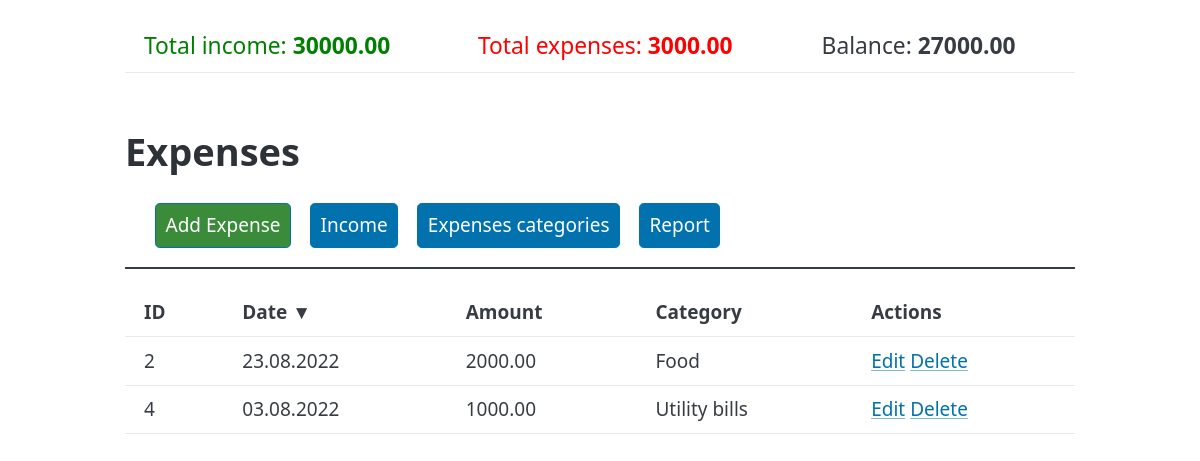
The app's page /myfin/expenses/ with its own data.
### expenses/models.py (models this page shows)
class Expense(models.Model):
    amount = models.FloatField(default=0)
    expense_date = models.DateField(default=date.today)
    category = models.ForeignKey(
        categories_models.Category, on_delete=models.SET_NULL, null=True)

### categories/models.py (models this page shows)
class Category(models.Model):
    name = models.TextField(unique=True)
    def __str__(self):
        return self.name

### expenses/views.py (the view)
# urls.py: path('', views.index, name='index'),
@csrf_exempt
def index(request):
    if request.method == "POST":
        expense_item_id = request.POST.get("id")
        try:
            expense_item = Expense.objects.get(id=expense_item_id)
            expense_item.delete()
            message = f'Expense item with ID={expense_item_id} has been successfully deleted.'
            return HttpResponseRedirect(f"/myfin/expenses/?msg_type=ok&msg_text={message}")
        except:
            message = f'Error during deleting the expense item with ID={expense_item_id}. The item has not been deleted.'
            return HttpResponseRedirect(f"/myfin/expenses/?msg_type=error&msg_text={message}")
    else:
        expenses_list = Expense.objects.order_by('-expense_date')
        total_income = Income.objects.aggregate(Sum('amount'))['amount__sum']
        if not total_income:
            total_income = 0
        total_expenses = Expense.objects.aggregate(Sum('amount'))[
            'amount__sum']
        if not total_expenses:
            total_expenses = 0
        context = {
            'expenses_list': expenses_list,
            'total_income': total_income,
            'total_expenses': total_expenses,
            'balance':  total_income - total_expenses,
            'msg_type': request.GET.get("msg_type"),
            'msg_text': request.GET.get("msg_text")
        }
        return render(request, 'expenses/index.html', context)

### expenses/templates/expenses/index.html (shortened to what this page needs)
<!DOCTYPE html>
<html lang="en">
<head>
    <link rel="stylesheet" href="https://unpkg.com/@picocss/pico@latest/css/pico.min.css" />
</head>
<body>
    <main class="container">
        <table style="font-size:larger;">
            <tr>
                <td style="color: green;">Total income: <b>{{ total_income|floatformat:2 }}</b></td>
                <td style="color: red;">Total expenses: <b>{{ total_expenses|floatformat:2 }}</b></td>
                <td>Balance: <b>{{ balance|floatformat:2 }}</b></td>
            </tr>
        </table>
        <h1>Expenses</h1>
        <nav style="margin-bottom: 20px; border-bottom: 2px solid; padding-left: 30px">
            <ul>
                <li><a href="/myfin/expenses/add/" role="button" style="background-color: rgb(58, 139, 58);">Add
                        Expense</a>
                </li>
                <li><a href="/myfin/income/" role="button">Income</a></li>
                <li><a href="/myfin/categories/" role="button">Expenses categories</a></li>
                <li><a href="/myfin/report/" role="button">Report</a></li>
            </ul>
        </nav>
        {% if expenses_list %}
        <table>
            <tr>
                <td><b>ID</b></td>
                <td><b>Date&nbsp;&#9660;</b></td>
                <td><b>Amount</b></td>
                <td><b>Category</b></td>
                <td><b>Actions</b></td>
            </tr>
            {% for item in expenses_list %}
            <tr>
                <td>{{ item.id }}</td>
                <td>{{ item.expense_date|date:"d.m.Y" }}</td>
                <td>{{ item.amount|floatformat:2 }}</td>
                <td>{{ item.category }}</td>
                <td>
                    <a href="/myfin/expenses/edit/{{ item.id }}/">Edit</a>
                    <a href="#" onclick="document.getElementById('expense_id').textContent='{{ item.id }}';
                                 document.getElementById('id').value='{{ item.id }}';
                                 document.getElementById('expense_amount').textContent='{{ item.amount|floatformat:2 }}';
                                 document.getElementById('expense_date').textContent='{{ item.expense_date }}';
                                 document.getElementById('expense_category').textContent='{{ item.category }}';
                                 document.getElementById('deleting_form').style.display='block';
                                 document.getElementById('backdrop').style.display='block' ;">Delete</a>
                </td>
            </tr>
            {% endfor %}
        </table>
        {% else %}
        <p>No data about expenses.</p>
        {% endif %}
    </main>
</body>
</html>

### records on screen
Expense: id "2", expense_date "23.08.2022", amount "2000.00", category "Food"
Expense: id "4", expense_date "03.08.2022", amount "1000.00", category "Utility bills"

### other values on screen
{{ total_income|floatformat:2 }} "30000.00"
{{ total_expenses|floatformat:2 }} "3000.00"
{{ balance|floatformat:2 }} "27000.00"
